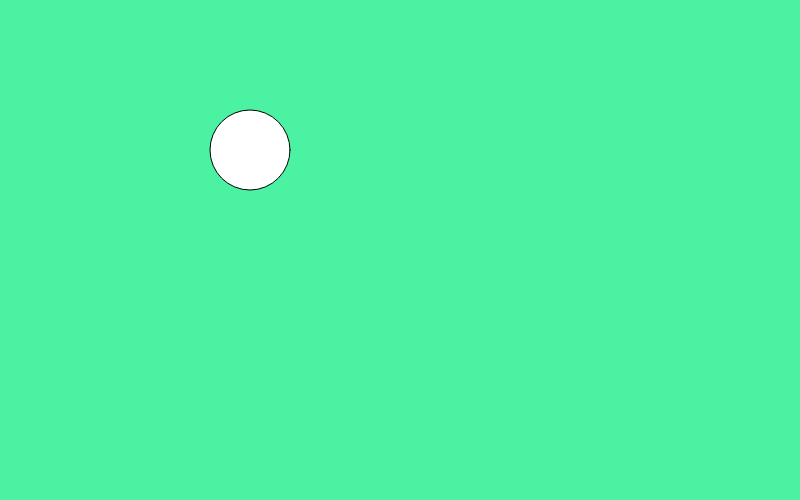
Frame 1 (no input)
Frame 60 (no input): identical to frame 1, image omitted
Frame 120 (the mouse pressed at the canvas centre since frame 60): identical to frame 1, image omitted

The p5.js sketch that drew this single still picture (run headless with seeded random() and noise() and a simulated clock; from frame 60 on, the mouse is pressed at the canvas centre):

// p5.js sketch
// ── sketch.js
var x = 200;
var y = 200;


function setup() {
  createCanvas(800,500);
}

function draw() {
  background("#4AF2A1");
  ellipse(250, 150, 80, 80);
}
